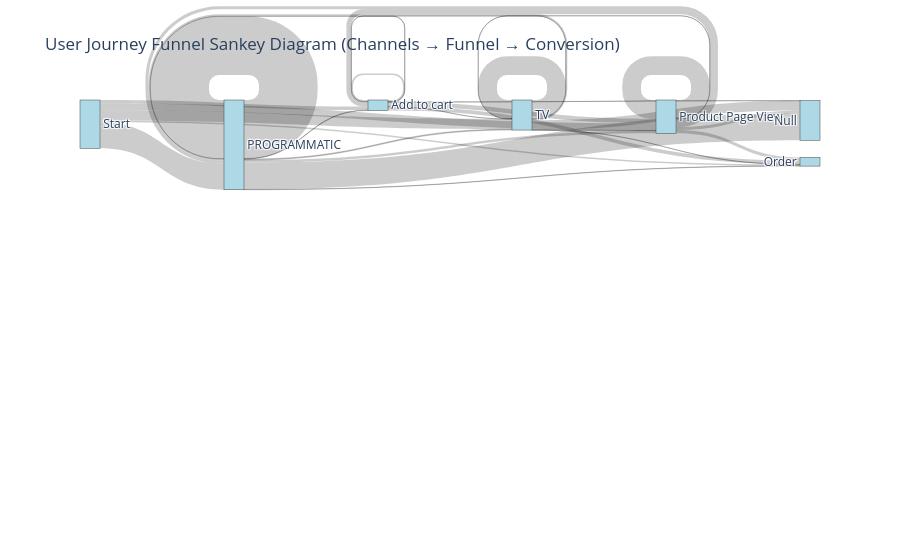

Notebook code for this chart:
### Code cell
import plotly.graph_objects as go
from collections import Counter

# Flatten paths into transitions with counts
transitions_counter = Counter()
for path in all_paths:
    for i in range(len(path)-1):
        transitions_counter[(path[i], path[i+1])] += 1

# Prepare Sankey inputs
all_states = list({s for path in all_paths for s in path})
state_indices = {state: i for i, state in enumerate(all_states)}

sources = [state_indices[src] for src, tgt in transitions_counter.keys()]
targets = [state_indices[tgt] for src, tgt in transitions_counter.keys()]
values = list(transitions_counter.values())

fig_sankey = go.Figure(data=[go.Sankey(
    node=dict(
        label=all_states,
        pad=15,
        thickness=20,
        color="lightblue"
    ),
    link=dict(
        source=sources,
        target=targets,
        value=values
    )
)])

fig_sankey.update_layout(
    title_text="User Journey Funnel Sankey Diagram (Channels → Funnel → Conversion)",
    font_size=12
)

fig_sankey.show()

### Figure 1 — Plotly figure (JSON) as saved in the notebook; plotly's stock layout.template omitted (floating-point values rounded to 4 significant figures)
{"data": [{"link": {"source": [2, 4, 4, 2, 1, 2, 5, 5, 1, 2, 3, 1, 5, 5, 3, 3, 2, 5, 1, 4, 1, 1, 3, 3, 4, 5, 4, 4, 3], "target": [4, 4, 6, 1, 6, 5, 5, 6, 1, 3, 5, 3, 0, 3, 0, 3, 0, 1, 4, 1, 5, 0, 6, 1, 5, 4, 3, 0, 4], "value": [1650560, 3043722, 1558080, 4260968, 4354528, 1165170, 3037046, 506600, 9531914, 555212, 754052, 78338, 531201, 795497, 596728, 263240, 226322, 506237, 147204, 238214, 430526, 49310, 28136, 54487, 28497, 38710, 11937, 7327, 7581]}, "node": {"color": "lightblue", "label": ["Order", "PROGRAMMATIC", "Start", "Add to cart", "TV", "Product Page View", "Null"], "pad": 15, "thickness": 20}, "type": "sankey"}], "layout": {"font": {"size": 12}, "title": {"text": "User Journey Funnel Sankey Diagram (Channels → Funnel → Conversion)"}}}
